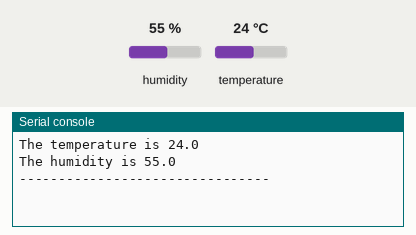
Recording of a program running on a simulated MicroPython board. Parts: the last lines printed to the serial console. Inputs (shaded band) come from the test bench; at power-on: humidity 55 %, temperature 24 °C.

Above: at 1.2 s.
1.3 s: humidity set to 22 %
2.8 s: temperature set to 12 °C
At 3.6 s:
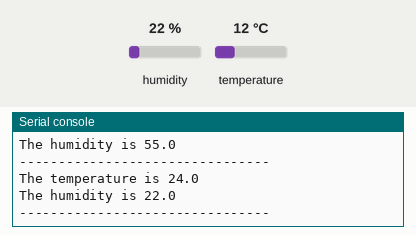
4.3 s: humidity set to 40 %
At 5.6 s:
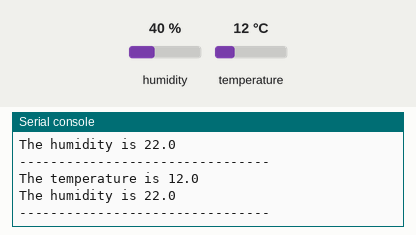
Timing chart, 0 to 7.3 s (numbered marks = the images above; inputs shaded):
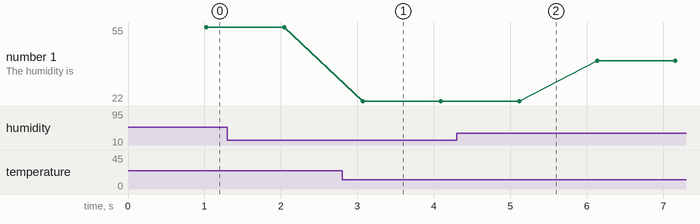

Measured:
- plotted number 1: 22 → 40 after the input at 4.3 s

The program:

temperature.py
```python
from machine import Pin
import dht
import time

d = dht.DHT22(Pin(16))


for i in range(100):
    d.measure()
    time.sleep(1)
    tem = d.temperature()
    humid = d.humidity()
    print(f'The temperature is {tem}')
    print(f'The humidity is {humid}')
    print('--------------------------------')
```
